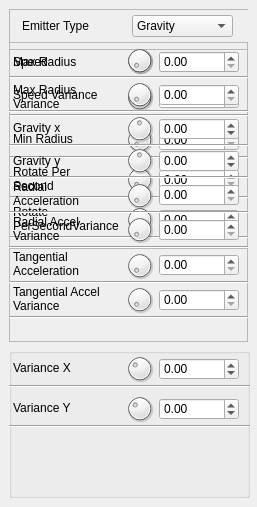
  <widget class="QDockWidget" name="dockWidget_2">
   <property name="minimumSize">
    <size>
     <width>257</width>
     <height>507</height>
    </size>
   </property>
   <property name="maximumSize">
    <size>
     <width>257</width>
     <height>524287</height>
    </size>
   </property>
   <property name="toolTipDuration">
    <number>-1</number>
   </property>
   <property name="inputMethodHints">
    <set>Qt::ImhNone</set>
   </property>
   <property name="floating">
    <bool>false</bool>
   </property>
   <property name="features">
    <set>QDockWidget::DockWidgetFloatable|QDockWidget::DockWidgetMovable</set>
   </property>
   <property name="windowTitle">
    <string>Particle Emitter Properties</string>
   </property>
   <attribute name="dockWidgetArea">
    <number>2</number>
   </attribute>
   <widget class="QWidget" name="dockWidgetContents_5">
    <property name="maximumSize">
     <size>
      <width>16777215</width>
      <height>16777215</height>
     </size>
    </property>
    <layout class="QVBoxLayout" name="verticalLayout_2">
     <item>
      <widget class="QFrame" name="frame">
       <property name="minimumSize">
        <size>
         <width>0</width>
         <height>311</height>
        </size>
       </property>
       <property name="frameShape">
        <enum>QFrame::StyledPanel</enum>
       </property>
       <property name="frameShadow">
        <enum>QFrame::Raised</enum>
       </property>
       <widget class="QScrollArea" name="scrollArea_2">
        <property name="geometry">
         <rect>
          <x>0</x>
          <y>0</y>
          <width>241</width>
          <height>34</height>
         </rect>
        </property>
        <property name="widgetResizable">
         <bool>true</bool>
        </property>
        <widget class="QWidget" name="scrollAreaWidgetContents_2">
         <property name="geometry">
          <rect>
           <x>0</x>
           <y>0</y>
           <width>239</width>
           <height>32</height>
          </rect>
         </property>
         <widget class="QLabel" name="label_31">
          <property name="geometry">
           <rect>
            <x>12</x>
            <y>5</y>
            <width>71</width>
            <height>21</height>
           </rect>
          </property>
          <property name="text">
           <string>Emitter Type</string>
          </property>
         </widget>
         <widget class="QComboBox" name="comboBox_4">
          <property name="geometry">
           <rect>
            <x>122</x>
            <y>5</y>
            <width>101</width>
            <height>22</height>
           </rect>
          </property>
          <item>
           <property name="text">
            <string>Gravity</string>
           </property>
          </item>
          <item>
           <property name="text">
            <string>Radial</string>
           </property>
          </item>
         </widget>
        </widget>
       </widget>
       <widget class="QFrame" name="frame_01">
        <property name="geometry">
         <rect>
          <x>0</x>
          <y>40</y>
          <width>241</width>
          <height>200</height>
         </rect>
        </property>
        <property name="minimumSize">
         <size>
          <width>241</width>
          <height>200</height>
         </size>
        </property>
        <property name="maximumSize">
         <size>
          <width>241</width>
          <height>251</height>
         </size>
        </property>
        <property name="frameShape">
         <enum>QFrame::StyledPanel</enum>
        </property>
        <property name="frameShadow">
         <enum>QFrame::Raised</enum>
        </property>
        <widget class="QLabel" name="label_30">
         <property name="geometry">
          <rect>
           <x>4</x>
           <y>154</y>
           <width>121</width>
           <height>31</height>
          </rect>
         </property>
         <property name="text">
          <string>Rotate
PerSecondVariance</string>
         </property>
        </widget>
        <widget class="QDial" name="dial_rotatevar">
         <property name="geometry">
          <rect>
           <x>110</x>
           <y>155</y>
           <width>41</width>
           <height>31</height>
          </rect>
         </property>
         <property name="maximum">
          <number>360</number>
         </property>
        </widget>
        <widget class="QDial" name="dial_minr">
         <property name="geometry">
          <rect>
           <x>110</x>
           <y>75</y>
           <width>41</width>
           <height>31</height>
          </rect>
         </property>
         <property name="maximum">
          <number>360</number>
         </property>
        </widget>
        <widget class="QLabel" name="label_32">
         <property name="geometry">
          <rect>
           <x>4</x>
           <y>2</y>
           <width>91</width>
           <height>21</height>
          </rect>
         </property>
         <property name="text">
          <string>Max Radius</string>
         </property>
        </widget>
        <widget class="QDial" name="dial_maxr">
         <property name="geometry">
          <rect>
           <x>110</x>
           <y>-4</y>
           <width>41</width>
           <height>31</height>
          </rect>
         </property>
         <property name="maximum">
          <number>360</number>
         </property>
        </widget>
        <widget class="QDoubleSpinBox" name="doubleSpinBox_maxr">
         <property name="geometry">
          <rect>
           <x>150</x>
           <y>2</y>
           <width>80</width>
           <height>22</height>
          </rect>
         </property>
         <property name="maximum">
          <double>360.000000000000000</double>
         </property>
         <property name="singleStep">
          <double>3.000000000000000</double>
         </property>
        </widget>
        <widget class="QDoubleSpinBox" name="doubleSpinBox_minr">
         <property name="geometry">
          <rect>
           <x>150</x>
           <y>80</y>
           <width>80</width>
           <height>22</height>
          </rect>
         </property>
         <property name="maximum">
          <double>360.000000000000000</double>
         </property>
         <property name="singleStep">
          <double>3.000000000000000</double>
         </property>
        </widget>
        <widget class="Line" name="line_27">
         <property name="enabled">
          <bool>true</bool>
         </property>
         <property name="geometry">
          <rect>
           <x>0</x>
           <y>180</y>
           <width>241</width>
           <height>16</height>
          </rect>
         </property>
         <property name="frameShadow">
          <enum>QFrame::Sunken</enum>
         </property>
         <property name="lineWidth">
          <number>1</number>
         </property>
         <property name="orientation">
          <enum>Qt::Horizontal</enum>
         </property>
        </widget>
        <widget class="QLabel" name="label_33">
         <property name="geometry">
          <rect>
           <x>4</x>
           <y>114</y>
           <width>91</width>
           <height>31</height>
          </rect>
         </property>
         <property name="text">
          <string>Rotate Per
Second</string>
         </property>
        </widget>
        <widget class="QDoubleSpinBox" name="doubleSpinBox_maxrv">
         <property name="geometry">
          <rect>
           <x>150</x>
           <y>38</y>
           <width>80</width>
           <height>22</height>
          </rect>
         </property>
         <property name="maximum">
          <double>360.000000000000000</double>
         </property>
         <property name="singleStep">
          <double>3.000000000000000</double>
         </property>
        </widget>
        <widget class="QDoubleSpinBox" name="doubleSpinBox_rotate">
         <property name="geometry">
          <rect>
           <x>150</x>
           <y>120</y>
           <width>80</width>
           <height>22</height>
          </rect>
         </property>
         <property name="maximum">
          <double>360.000000000000000</double>
         </property>
         <property name="singleStep">
          <double>3.000000000000000</double>
         </property>
        </widget>
        <widget class="QLabel" name="label_34">
         <property name="geometry">
          <rect>
           <x>4</x>
           <y>32</y>
           <width>91</width>
           <height>31</height>
          </rect>
         </property>
         <property name="text">
          <string>Max Radius
Variance</string>
         </property>
        </widget>
        <widget class="QDoubleSpinBox" name="doubleSpinBox_rotatevar">
         <property name="geometry">
          <rect>
           <x>150</x>
           <y>160</y>
           <width>80</width>
           <height>22</height>
          </rect>
         </property>
         <property name="maximum">
          <double>360.000000000000000</double>
         </property>
         <property name="singleStep">
          <double>3.000000000000000</double>
         </property>
        </widget>
        <widget class="QDial" name="dial_maxrv">
         <property name="geometry">
          <rect>
           <x>110</x>
           <y>33</y>
           <width>41</width>
           <height>31</height>
          </rect>
         </property>
         <property name="maximum">
          <number>360</number>
         </property>
        </widget>
        <widget class="QDial" name="dial_rotate">
         <property name="geometry">
          <rect>
           <x>110</x>
           <y>115</y>
           <width>41</width>
           <height>31</height>
          </rect>
         </property>
         <property name="maximum">
          <number>360</number>
         </property>
        </widget>
        <widget class="QLabel" name="label_35">
         <property name="geometry">
          <rect>
           <x>4</x>
           <y>74</y>
           <width>91</width>
           <height>31</height>
          </rect>
         </property>
         <property name="text">
          <string>Min Radius</string>
         </property>
        </widget>
        <widget class="Line" name="line_28">
         <property name="enabled">
          <bool>true</bool>
         </property>
         <property name="geometry">
          <rect>
           <x>0</x>
           <y>100</y>
           <width>241</width>
           <height>16</height>
          </rect>
         </property>
         <property name="frameShadow">
          <enum>QFrame::Sunken</enum>
         </property>
         <property name="lineWidth">
          <number>1</number>
         </property>
         <property name="orientation">
          <enum>Qt::Horizontal</enum>
         </property>
        </widget>
        <widget class="Line" name="line_29">
         <property name="enabled">
          <bool>true</bool>
         </property>
         <property name="geometry">
          <rect>
           <x>0</x>
           <y>58</y>
           <width>241</width>
           <height>16</height>
          </rect>
         </property>
         <property name="frameShadow">
          <enum>QFrame::Sunken</enum>
         </property>
         <property name="lineWidth">
          <number>1</number>
         </property>
         <property name="orientation">
          <enum>Qt::Horizontal</enum>
         </property>
        </widget>
        <widget class="Line" name="line_30">
         <property name="enabled">
          <bool>true</bool>
         </property>
         <property name="geometry">
          <rect>
           <x>0</x>
           <y>20</y>
           <width>241</width>
           <height>16</height>
          </rect>
         </property>
         <property name="frameShadow">
          <enum>QFrame::Sunken</enum>
         </property>
         <property name="lineWidth">
          <number>1</number>
         </property>
         <property name="orientation">
          <enum>Qt::Horizontal</enum>
         </property>
        </widget>
        <widget class="Line" name="line_31">
         <property name="enabled">
          <bool>true</bool>
         </property>
         <property name="geometry">
          <rect>
           <x>0</x>
           <y>140</y>
           <width>241</width>
           <height>16</height>
          </rect>
         </property>
         <property name="frameShadow">
          <enum>QFrame::Sunken</enum>
         </property>
         <property name="lineWidth">
          <number>1</number>
         </property>
         <property name="orientation">
          <enum>Qt::Horizontal</enum>
         </property>
        </widget>
       </widget>
       <widget class="QFrame" name="frame_2">
        <property name="geometry">
         <rect>
          <x>0</x>
          <y>40</y>
          <width>241</width>
          <height>320</height>
         </rect>
        </property>
        <property name="minimumSize">
         <size>
          <width>241</width>
          <height>200</height>
         </size>
        </property>
        <property name="maximumSize">
         <size>
          <width>241</width>
          <height>320</height>
         </size>
        </property>
        <property name="frameShape">
         <enum>QFrame::StyledPanel</enum>
        </property>
        <property name="frameShadow">
         <enum>QFrame::Raised</enum>
        </property>
        <widget class="QLabel" name="label_78">
         <property name="geometry">
          <rect>
           <x>4</x>
           <y>129</y>
           <width>121</width>
           <height>31</height>
          </rect>
         </property>
         <property name="text">
          <string>Radial
Acceleration</string>
         </property>
        </widget>
        <widget class="QDial" name="dial_radial">
         <property name="geometry">
          <rect>
           <x>110</x>
           <y>131</y>
           <width>41</width>
           <height>31</height>
          </rect>
         </property>
        </widget>
        <widget class="QDial" name="dial_gravityx">
         <property name="geometry">
          <rect>
           <x>110</x>
           <y>64</y>
           <width>41</width>
           <height>31</height>
          </rect>
         </property>
         <property name="minimum">
          <number>-1000</number>
         </property>
         <property name="maximum">
          <number>1000</number>
         </property>
        </widget>
        <widget class="QLabel" name="label_79">
         <property name="geometry">
          <rect>
           <x>4</x>
           <y>2</y>
           <width>91</width>
           <height>21</height>
          </rect>
         </property>
         <property name="text">
          <string>Speed</string>
         </property>
        </widget>
        <widget class="QDial" name="dial_speed">
         <property name="enabled">
          <bool>true</bool>
         </property>
         <property name="geometry">
          <rect>
           <x>110</x>
           <y>-4</y>
           <width>41</width>
           <height>31</height>
          </rect>
         </property>
         <property name="maximum">
          <number>1000</number>
         </property>
        </widget>
        <widget class="QDoubleSpinBox" name="doubleSpinBox_speed">
         <property name="geometry">
          <rect>
           <x>150</x>
           <y>2</y>
           <width>80</width>
           <height>22</height>
          </rect>
         </property>
         <property name="maximum">
          <double>1000.000000000000000</double>
         </property>
         <property name="singleStep">
          <double>10.000000000000000</double>
         </property>
        </widget>
        <widget class="QDoubleSpinBox" name="doubleSpinBox_gravityx">
         <property name="geometry">
          <rect>
           <x>150</x>
           <y>69</y>
           <width>80</width>
           <height>22</height>
          </rect>
         </property>
         <property name="minimum">
          <double>-1000.000000000000000</double>
         </property>
         <property name="maximum">
          <double>1000.000000000000000</double>
         </property>
         <property name="singleStep">
          <double>20.000000000000000</double>
         </property>
        </widget>
        <widget class="Line" name="line_32">
         <property name="enabled">
          <bool>true</bool>
         </property>
         <property name="geometry">
          <rect>
           <x>0</x>
           <y>155</y>
           <width>241</width>
           <height>16</height>
          </rect>
         </property>
         <property name="frameShadow">
          <enum>QFrame::Sunken</enum>
         </property>
         <property name="lineWidth">
          <number>1</number>
         </property>
         <property name="orientation">
          <enum>Qt::Horizontal</enum>
         </property>
        </widget>
        <widget class="QLabel" name="label_80">
         <property name="geometry">
          <rect>
           <x>4</x>
           <y>96</y>
           <width>91</width>
           <height>31</height>
          </rect>
         </property>
         <property name="text">
          <string>Gravity y</string>
         </property>
        </widget>
        <widget class="QDoubleSpinBox" name="doubleSpinBox_speedVar">
         <property name="geometry">
          <rect>
           <x>150</x>
           <y>35</y>
           <width>80</width>
           <height>22</height>
          </rect>
         </property>
         <property name="maximum">
          <double>1000.000000000000000</double>
         </property>
         <property name="singleStep">
          <double>10.000000000000000</double>
         </property>
        </widget>
        <widget class="QDoubleSpinBox" name="doubleSpinBox_gravityy">
         <property name="geometry">
          <rect>
           <x>150</x>
           <y>101</y>
           <width>80</width>
           <height>22</height>
          </rect>
         </property>
         <property name="minimum">
          <double>-1000.000000000000000</double>
         </property>
         <property name="maximum">
          <double>1000.000000000000000</double>
         </property>
         <property name="singleStep">
          <double>20.000000000000000</double>
         </property>
        </widget>
        <widget class="QLabel" name="label_81">
         <property name="geometry">
          <rect>
           <x>4</x>
           <y>30</y>
           <width>91</width>
           <height>31</height>
          </rect>
         </property>
         <property name="text">
          <string>Speed Variance</string>
         </property>
        </widget>
        <widget class="QDoubleSpinBox" name="doubleSpinBox_radial">
         <property name="geometry">
          <rect>
           <x>150</x>
           <y>135</y>
           <width>80</width>
           <height>22</height>
          </rect>
         </property>
         <property name="maximum">
          <double>1000.000000000000000</double>
         </property>
         <property name="singleStep">
          <double>10.000000000000000</double>
         </property>
        </widget>
        <widget class="QDial" name="dial_speedVar">
         <property name="geometry">
          <rect>
           <x>110</x>
           <y>30</y>
           <width>41</width>
           <height>31</height>
          </rect>
         </property>
         <property name="maximum">
          <number>1000</number>
         </property>
        </widget>
        <widget class="QDial" name="dial_gravityy">
         <property name="geometry">
          <rect>
           <x>110</x>
           <y>96</y>
           <width>41</width>
           <height>31</height>
          </rect>
         </property>
         <property name="minimum">
          <number>-1000</number>
         </property>
         <property name="maximum">
          <number>1000</number>
         </property>
        </widget>
        <widget class="QLabel" name="label_82">
         <property name="geometry">
          <rect>
           <x>4</x>
           <y>63</y>
           <width>91</width>
           <height>31</height>
          </rect>
         </property>
         <property name="text">
          <string>Gravity x</string>
         </property>
        </widget>
        <widget class="Line" name="line_33">
         <property name="enabled">
          <bool>true</bool>
         </property>
         <property name="geometry">
          <rect>
           <x>0</x>
           <y>88</y>
           <width>241</width>
           <height>16</height>
          </rect>
         </property>
         <property name="frameShadow">
          <enum>QFrame::Sunken</enum>
         </property>
         <property name="lineWidth">
          <number>1</number>
         </property>
         <property name="orientation">
          <enum>Qt::Horizontal</enum>
         </property>
        </widget>
        <widget class="Line" name="line_34">
         <property name="enabled">
          <bool>true</bool>
         </property>
         <property name="geometry">
          <rect>
           <x>0</x>
           <y>54</y>
           <width>241</width>
           <height>16</height>
          </rect>
         </property>
         <property name="frameShadow">
          <enum>QFrame::Sunken</enum>
         </property>
         <property name="lineWidth">
          <number>1</number>
         </property>
         <property name="orientation">
          <enum>Qt::Horizontal</enum>
         </property>
        </widget>
        <widget class="Line" name="line_35">
         <property name="enabled">
          <bool>true</bool>
         </property>
         <property name="geometry">
          <rect>
           <x>0</x>
           <y>20</y>
           <width>241</width>
           <height>16</height>
          </rect>
         </property>
         <property name="frameShadow">
          <enum>QFrame::Sunken</enum>
         </property>
         <property name="lineWidth">
          <number>1</number>
         </property>
         <property name="orientation">
          <enum>Qt::Horizontal</enum>
         </property>
        </widget>
        <widget class="Line" name="line_36">
         <property name="enabled">
          <bool>true</bool>
         </property>
         <property name="geometry">
          <rect>
           <x>0</x>
           <y>120</y>
           <width>241</width>
           <height>16</height>
          </rect>
         </property>
         <property name="frameShadow">
          <enum>QFrame::Sunken</enum>
         </property>
         <property name="lineWidth">
          <number>1</number>
         </property>
         <property name="orientation">
          <enum>Qt::Horizontal</enum>
         </property>
        </widget>
        <widget class="Line" name="line_39">
         <property name="enabled">
          <bool>true</bool>
         </property>
         <property name="geometry">
          <rect>
           <x>0</x>
           <y>260</y>
           <width>241</width>
           <height>16</height>
          </rect>
         </property>
         <property name="frameShadow">
          <enum>QFrame::Sunken</enum>
         </property>
         <property name="lineWidth">
          <number>1</number>
         </property>
         <property name="orientation">
          <enum>Qt::Horizontal</enum>
         </property>
        </widget>
        <widget class="QDoubleSpinBox" name="doubleSpinBox_tangential">
         <property name="geometry">
          <rect>
           <x>150</x>
           <y>205</y>
           <width>80</width>
           <height>22</height>
          </rect>
         </property>
         <property name="maximum">
          <double>1000.000000000000000</double>
         </property>
         <property name="singleStep">
          <double>10.000000000000000</double>
         </property>
        </widget>
        <widget class="QLabel" name="label_85">
         <property name="geometry">
          <rect>
           <x>4</x>
           <y>234</y>
           <width>121</width>
           <height>31</height>
          </rect>
         </property>
         <property name="text">
          <string>Tangential Accel
Variance</string>
         </property>
        </widget>
        <widget class="QDial" name="dial_radialvar">
         <property name="geometry">
          <rect>
           <x>110</x>
           <y>165</y>
           <width>41</width>
           <height>31</height>
          </rect>
         </property>
         <property name="maximum">
          <number>1000</number>
         </property>
        </widget>
        <widget class="QDoubleSpinBox" name="doubleSpinBox_radialvar">
         <property name="geometry">
          <rect>
           <x>150</x>
           <y>170</y>
           <width>80</width>
           <height>22</height>
          </rect>
         </property>
         <property name="maximum">
          <double>1000.000000000000000</double>
         </property>
         <property name="singleStep">
          <double>10.000000000000000</double>
         </property>
        </widget>
        <widget class="QDial" name="dial_tangential">
         <property name="geometry">
          <rect>
           <x>110</x>
           <y>201</y>
           <width>41</width>
           <height>31</height>
          </rect>
         </property>
         <property name="maximum">
          <number>1000</number>
         </property>
        </widget>
        <widget class="QLabel" name="label_84">
         <property name="geometry">
          <rect>
           <x>4</x>
           <y>199</y>
           <width>121</width>
           <height>31</height>
          </rect>
         </property>
         <property name="text">
          <string>Tangential
Acceleration</string>
         </property>
        </widget>
        <widget class="QDial" name="dial_tangvar">
         <property name="geometry">
          <rect>
           <x>110</x>
           <y>235</y>
           <width>41</width>
           <height>31</height>
          </rect>
         </property>
         <property name="maximum">
          <number>1000</number>
         </property>
        </widget>
        <widget class="QLabel" name="label_83">
         <property name="geometry">
          <rect>
           <x>4</x>
           <y>164</y>
           <width>121</width>
           <height>31</height>
          </rect>
         </property>
         <property name="text">
          <string>Radial Accel
Variance</string>
         </property>
        </widget>
        <widget class="Line" name="line_37">
         <property name="enabled">
          <bool>true</bool>
         </property>
         <property name="geometry">
          <rect>
           <x>0</x>
           <y>190</y>
           <width>241</width>
           <height>16</height>
          </rect>
         </property>
         <property name="frameShadow">
          <enum>QFrame::Sunken</enum>
         </property>
         <property name="lineWidth">
          <number>1</number>
         </property>
         <property name="orientation">
          <enum>Qt::Horizontal</enum>
         </property>
        </widget>
        <widget class="Line" name="line_38">
         <property name="enabled">
          <bool>true</bool>
         </property>
         <property name="geometry">
          <rect>
           <x>0</x>
           <y>225</y>
           <width>241</width>
           <height>16</height>
          </rect>
         </property>
         <property name="frameShadow">
          <enum>QFrame::Sunken</enum>
         </property>
         <property name="lineWidth">
          <number>1</number>
         </property>
         <property name="orientation">
          <enum>Qt::Horizontal</enum>
         </property>
        </widget>
        <widget class="QDoubleSpinBox" name="doubleSpinBox_tangvar">
         <property name="geometry">
          <rect>
           <x>150</x>
           <y>240</y>
           <width>80</width>
           <height>22</height>
          </rect>
         </property>
         <property name="maximum">
          <double>1000.000000000000000</double>
         </property>
         <property name="singleStep">
          <double>10.000000000000000</double>
         </property>
        </widget>
       </widget>
      </widget>
     </item>
     <item>
      <widget class="QGroupBox" name="groupBox">
       <property name="minimumSize">
        <size>
         <width>241</width>
         <height>150</height>
        </size>
       </property>
       <property name="maximumSize">
        <size>
         <width>241</width>
         <height>150</height>
        </size>
       </property>
       <property name="title">
        <string/>
       </property>
       <widget class="Line" name="line_25">
        <property name="enabled">
         <bool>true</bool>
        </property>
        <property name="geometry">
         <rect>
          <x>0</x>
          <y>30</y>
          <width>241</width>
          <height>16</height>
         </rect>
        </property>
        <property name="frameShadow">
         <enum>QFrame::Sunken</enum>
        </property>
        <property name="lineWidth">
         <number>1</number>
        </property>
        <property name="orientation">
         <enum>Qt::Horizontal</enum>
        </property>
       </widget>
       <widget class="QDoubleSpinBox" name="doubleSpinBox_x">
        <property name="geometry">
         <rect>
          <x>150</x>
          <y>10</y>
          <width>80</width>
          <height>22</height>
         </rect>
        </property>
        <property name="minimum">
         <double>-500.000000000000000</double>
        </property>
        <property name="maximum">
         <double>1000.000000000000000</double>
        </property>
        <property name="singleStep">
         <double>3.000000000000000</double>
        </property>
       </widget>
       <widget class="QLabel" name="label_28">
        <property name="geometry">
         <rect>
          <x>4</x>
          <y>4</y>
          <width>121</width>
          <height>31</height>
         </rect>
        </property>
        <property name="text">
         <string>Variance X</string>
        </property>
       </widget>
       <widget class="QDial" name="dial_x">
        <property name="geometry">
         <rect>
          <x>110</x>
          <y>5</y>
          <width>41</width>
          <height>31</height>
         </rect>
        </property>
        <property name="minimum">
         <number>-500</number>
        </property>
        <property name="maximum">
         <number>1000</number>
        </property>
       </widget>
       <widget class="Line" name="line_26">
        <property name="enabled">
         <bool>true</bool>
        </property>
        <property name="geometry">
         <rect>
          <x>0</x>
          <y>70</y>
          <width>241</width>
          <height>16</height>
         </rect>
        </property>
        <property name="frameShadow">
         <enum>QFrame::Sunken</enum>
        </property>
        <property name="lineWidth">
         <number>1</number>
        </property>
        <property name="orientation">
         <enum>Qt::Horizontal</enum>
        </property>
       </widget>
       <widget class="QLabel" name="label_29">
        <property name="geometry">
         <rect>
          <x>4</x>
          <y>44</y>
          <width>121</width>
          <height>31</height>
         </rect>
        </property>
        <property name="text">
         <string>Variance Y</string>
        </property>
       </widget>
       <widget class="QDoubleSpinBox" name="doubleSpinBox_y">
        <property name="geometry">
         <rect>
          <x>150</x>
          <y>50</y>
          <width>80</width>
          <height>22</height>
         </rect>
        </property>
        <property name="minimum">
         <double>-500.000000000000000</double>
        </property>
        <property name="maximum">
         <double>1000.000000000000000</double>
        </property>
        <property name="singleStep">
         <double>3.000000000000000</double>
        </property>
       </widget>
       <widget class="QDial" name="dial_y">
        <property name="geometry">
         <rect>
          <x>110</x>
          <y>45</y>
          <width>41</width>
          <height>31</height>
         </rect>
        </property>
        <property name="minimum">
         <number>-500</number>
        </property>
        <property name="maximum">
         <number>1000</number>
        </property>
       </widget>
      </widget>
     </item>
    </layout>
   </widget>
  </widget>
